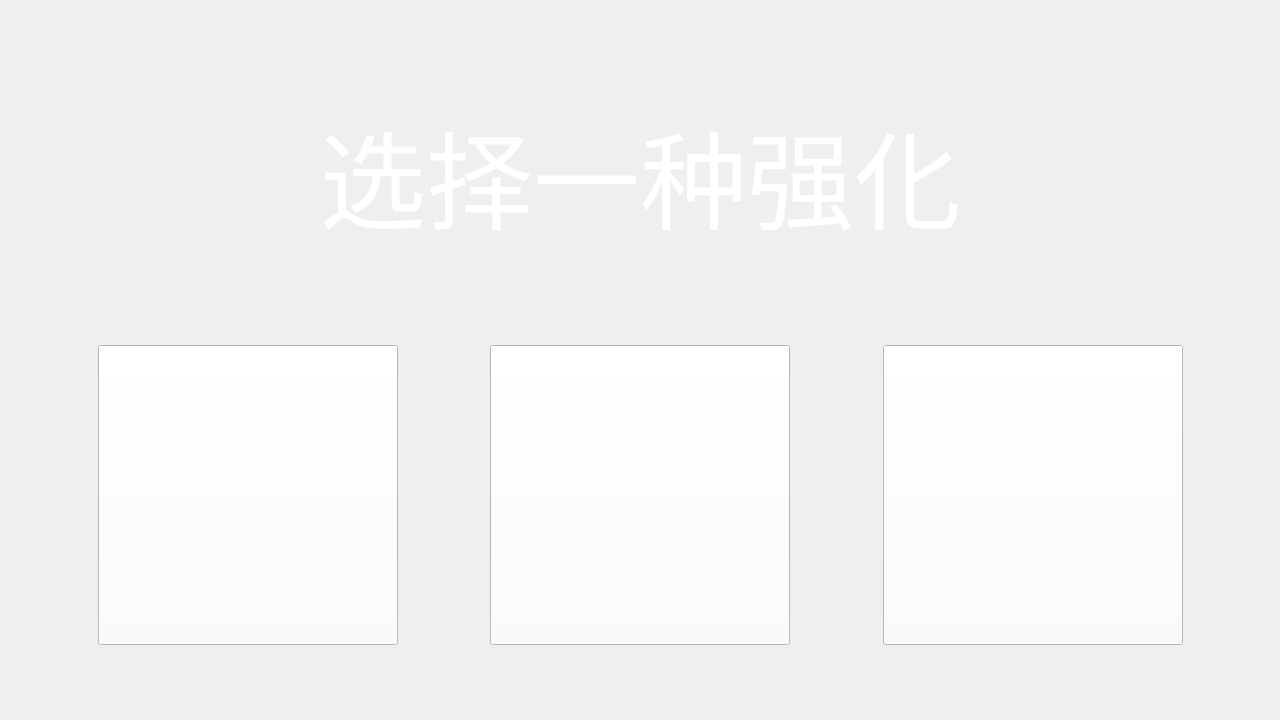
<?xml version="1.0" encoding="UTF-8"?>
<ui version="4.0">
 <class>EnhancementWindow</class>
 <widget class="QWidget" name="EnhancementWindow">
  <property name="geometry">
   <rect>
    <x>0</x>
    <y>0</y>
    <width>1280</width>
    <height>720</height>
   </rect>
  </property>
  <property name="sizePolicy">
   <sizepolicy hsizetype="Fixed" vsizetype="Fixed">
    <horstretch>0</horstretch>
    <verstretch>0</verstretch>
   </sizepolicy>
  </property>
  <property name="minimumSize">
   <size>
    <width>1280</width>
    <height>720</height>
   </size>
  </property>
  <property name="font">
   <font>
    <family>汉仪像素入侵 U</family>
   </font>
  </property>
  <property name="windowTitle">
   <string>Widget</string>
  </property>
  <property name="styleSheet">
   <string notr="true">QPushButton {
	background-color: rgba(255, 255, 255, 255);
	padding: 20px;
}</string>
  </property>
  <layout class="QVBoxLayout" name="verticalLayout">
   <item>
    <widget class="QLabel" name="label">
     <property name="sizePolicy">
      <sizepolicy hsizetype="Minimum" vsizetype="Fixed">
       <horstretch>0</horstretch>
       <verstretch>0</verstretch>
      </sizepolicy>
     </property>
     <property name="minimumSize">
      <size>
       <width>40</width>
       <height>200</height>
      </size>
     </property>
     <property name="font">
      <font>
       <family>汉仪像素入侵 U</family>
       <pointsize>80</pointsize>
      </font>
     </property>
     <property name="layoutDirection">
      <enum>Qt::LayoutDirection::LeftToRight</enum>
     </property>
     <property name="styleSheet">
      <string notr="true">color: white;</string>
     </property>
     <property name="text">
      <string>选择一种强化</string>
     </property>
     <property name="alignment">
      <set>Qt::AlignmentFlag::AlignCenter</set>
     </property>
    </widget>
   </item>
   <item>
    <layout class="QHBoxLayout" name="horizontalLayout">
     <item>
      <spacer name="horizontalSpacer_4">
       <property name="orientation">
        <enum>Qt::Orientation::Horizontal</enum>
       </property>
       <property name="sizeHint" stdset="0">
        <size>
         <width>40</width>
         <height>20</height>
        </size>
       </property>
      </spacer>
     </item>
     <item>
      <widget class="QPushButton" name="enhancement1">
       <property name="sizePolicy">
        <sizepolicy hsizetype="Fixed" vsizetype="Fixed">
         <horstretch>0</horstretch>
         <verstretch>0</verstretch>
        </sizepolicy>
       </property>
       <property name="minimumSize">
        <size>
         <width>300</width>
         <height>300</height>
        </size>
       </property>
       <property name="font">
        <font>
         <family>汉仪像素入侵 U</family>
         <pointsize>24</pointsize>
        </font>
       </property>
       <property name="layoutDirection">
        <enum>Qt::LayoutDirection::LeftToRight</enum>
       </property>
       <property name="styleSheet">
        <string notr="true"/>
       </property>
       <property name="text">
        <string/>
       </property>
      </widget>
     </item>
     <item>
      <spacer name="horizontalSpacer">
       <property name="orientation">
        <enum>Qt::Orientation::Horizontal</enum>
       </property>
       <property name="sizeHint" stdset="0">
        <size>
         <width>40</width>
         <height>20</height>
        </size>
       </property>
      </spacer>
     </item>
     <item>
      <widget class="QPushButton" name="enhancement2">
       <property name="sizePolicy">
        <sizepolicy hsizetype="Fixed" vsizetype="Fixed">
         <horstretch>0</horstretch>
         <verstretch>0</verstretch>
        </sizepolicy>
       </property>
       <property name="minimumSize">
        <size>
         <width>300</width>
         <height>300</height>
        </size>
       </property>
       <property name="font">
        <font>
         <family>汉仪像素入侵 U</family>
         <pointsize>24</pointsize>
        </font>
       </property>
       <property name="text">
        <string/>
       </property>
      </widget>
     </item>
     <item>
      <spacer name="horizontalSpacer_2">
       <property name="orientation">
        <enum>Qt::Orientation::Horizontal</enum>
       </property>
       <property name="sizeHint" stdset="0">
        <size>
         <width>40</width>
         <height>20</height>
        </size>
       </property>
      </spacer>
     </item>
     <item>
      <widget class="QPushButton" name="enhancement3">
       <property name="sizePolicy">
        <sizepolicy hsizetype="Fixed" vsizetype="Fixed">
         <horstretch>0</horstretch>
         <verstretch>0</verstretch>
        </sizepolicy>
       </property>
       <property name="minimumSize">
        <size>
         <width>300</width>
         <height>300</height>
        </size>
       </property>
       <property name="font">
        <font>
         <family>汉仪像素入侵 U</family>
         <pointsize>24</pointsize>
        </font>
       </property>
       <property name="text">
        <string/>
       </property>
      </widget>
     </item>
     <item>
      <spacer name="horizontalSpacer_3">
       <property name="orientation">
        <enum>Qt::Orientation::Horizontal</enum>
       </property>
       <property name="sizeHint" stdset="0">
        <size>
         <width>40</width>
         <height>20</height>
        </size>
       </property>
      </spacer>
     </item>
    </layout>
   </item>
  </layout>
 </widget>
 <resources/>
 <connections/>
</ui>
